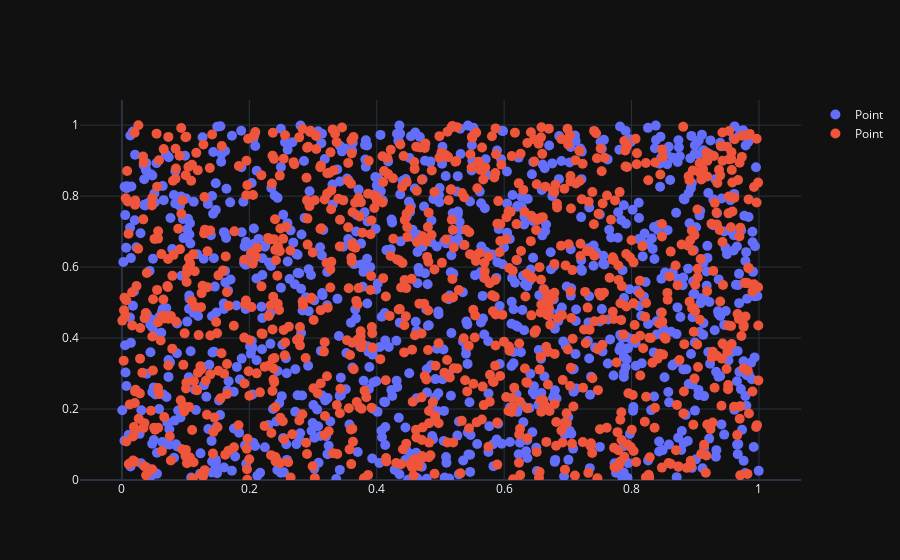

Notebook code cell kept with this figure:
### Code cell
x = np.random.random(1000)
y = np.random.random(1000)
df = pd.DataFrame({'x': x, 'y': y})

ggplot(df) + geom_point(aes(x='y', y='x')) + geom_point(aes(x='x', y='y')) + theme_dark()

### Figure 1 — Plotly figure (JSON) as saved in the notebook; plotly's stock layout.template omitted (floating-point values rounded to 4 significant figures; data arrays with more than 128 entries replaced by an {"elided": "..."} marker saying what was removed)
{"data": [{"marker": {"size": 10}, "mode": "markers", "name": "Point", "opacity": 1, "showlegend": true, "type": "scatter", "x": {"elided": "1000 float values"}, "xaxis": "x", "y": {"elided": "1000 float values"}, "yaxis": "y"}, {"marker": {"size": 10}, "mode": "markers", "name": "Point", "opacity": 1, "showlegend": true, "type": "scatter", "x": {"elided": "1000 float values"}, "xaxis": "x", "y": {"elided": "1000 float values"}, "yaxis": "y"}], "layout": {"xaxis": {"anchor": "y", "domain": [0, 1]}, "yaxis": {"anchor": "x", "domain": [0, 1], "rangemode": "tozero"}}}
